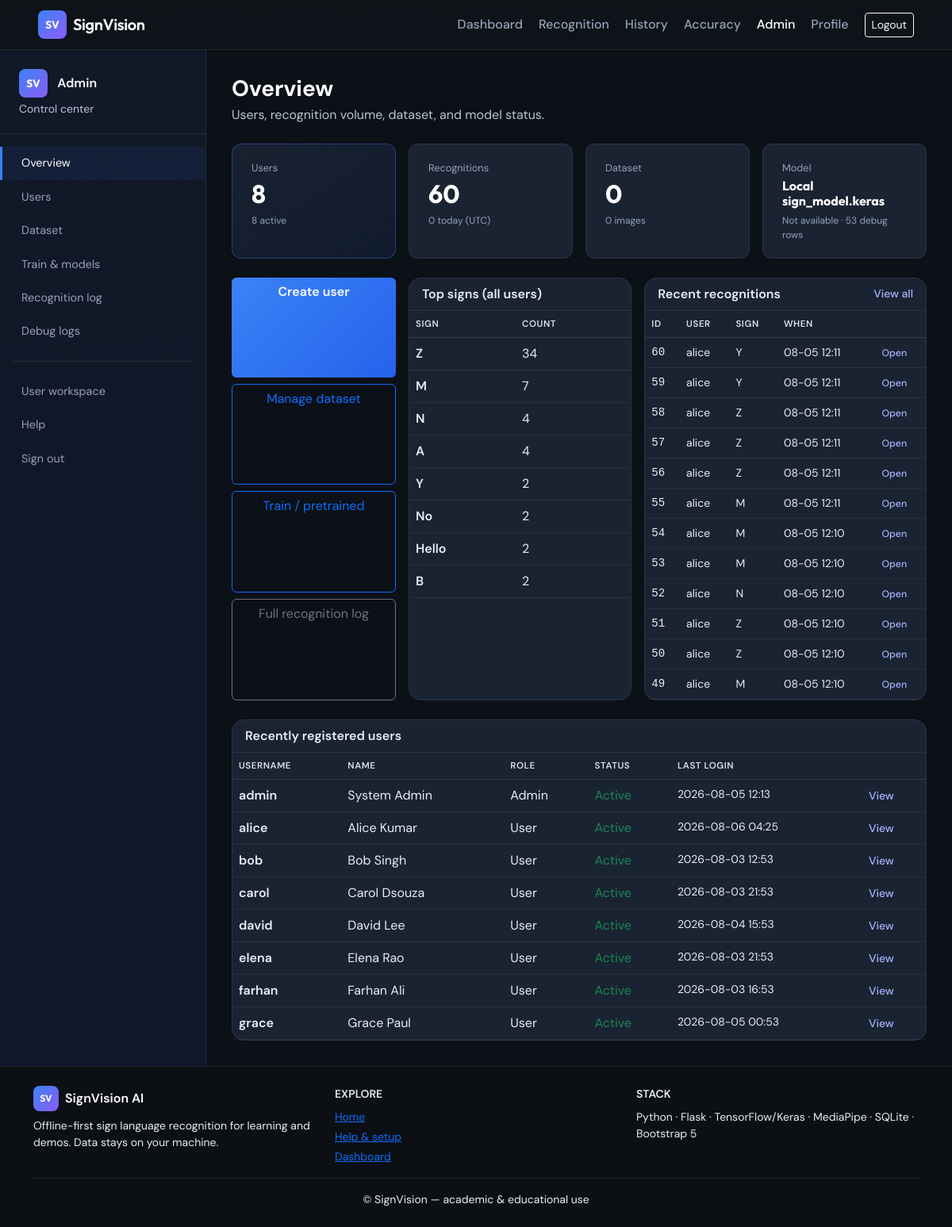
Page /admin/ (signed in) on the committed database.
### app/models.py (models this page shows, shortened)
class RecognitionHistory(db.Model):
    __tablename__ = "recognition_history"
    id = db.Column(db.Integer, primary_key=True)
    user_id = db.Column(db.Integer, db.ForeignKey("users.id"), nullable=False, index=True)
    predicted_sign = db.Column(db.String(64), nullable=False)
    confidence = db.Column(db.Float, nullable=False)
    created_at = db.Column(db.DateTime, default=datetime.utcnow, index=True)
    source = db.Column(db.String(32), default="webcam")
    user_note = db.Column(db.String(512), nullable=True)
    source_image_relpath = db.Column(db.String(512), nullable=True)

class User(UserMixin, db.Model):
    __tablename__ = "users"
    id = db.Column(db.Integer, primary_key=True)
    full_name = db.Column(db.String(120), nullable=False)
    email = db.Column(db.String(120), unique=True, nullable=False, index=True)
    username = db.Column(db.String(64), unique=True, nullable=False, index=True)
    password_hash = db.Column(db.String(256), nullable=False)
    is_admin = db.Column(db.Boolean, default=False)
    is_active = db.Column(db.Boolean, default=True)
    last_login = db.Column(db.DateTime)
    last_activity = db.Column(db.DateTime)
    created_at = db.Column(db.DateTime, default=datetime.utcnow)
    recognitions = db.relationship("RecognitionHistory", backref="user", lazy="dynamic")
    prediction_logs = db.relationship("PredictionLog", backref="user", lazy="dynamic")

### app/blueprints/admin.py (the view)
@bp.route("/")
def dashboard():
    total_users = User.query.count()
    active_users = User.query.filter_by(is_active=True).count()
    total_preds = RecognitionHistory.query.count()
    log_count = PredictionLog.query.count()
    today = datetime.utcnow().date()
    daily = RecognitionHistory.query.filter(
        RecognitionHistory.created_at >= datetime.combine(today, datetime.min.time())
    ).count()
    top = (
        db.session.query(
            RecognitionHistory.predicted_sign,
            func.count(RecognitionHistory.id).label("c"),
        )
        .group_by(RecognitionHistory.predicted_sign)
        .order_by(desc("c"))
        .limit(8)
        .all()
    )
    recent_users = User.query.order_by(desc(User.created_at)).limit(8).all()
    recent_recs = (
        RecognitionHistory.query.order_by(desc(RecognitionHistory.created_at)).limit(12).all()
    )
    counts = dataset_class_counts(current_app.config["DATASET_ROOT"])
    has_model = model_exists(current_app)
    _, _, inference_source = resolve_inference_paths(current_app.config)
    inference_label = (
        "Pretrained (ASL.h5)" if inference_source == "pretrained" else "Local sign_model.keras"
    )
    return render_template(
        "admin/dashboard.html",
        total_users=total_users,
        active_users=active_users,
        total_preds=total_preds,
        daily=daily,
        top_signs=top,
        recent_users=recent_users,
        recent_recs=recent_recs,
        dataset_classes=len(counts),
        total_dataset_images=sum(counts.values()),
        log_count=log_count,
        has_model=has_model,
        inference_label=inference_label,
    )

### app/blueprints/admin.py (called while the page is built)
@bp.before_request
def _require_admin():
    from flask import abort
    if not current_user.is_authenticated:
        return redirect(url_for("auth.login", next=request.path))
    if not current_user.is_admin:
        abort(403)

### app/helpers.py (called while the page is built, shortened)
def dataset_class_counts(dataset_root):
    out = {}
    if not os.path.isdir(dataset_root):
        return out
    return out

def model_exists(app):
    cfg = app.config
    if os.path.isfile(cfg.get("PRETRAINED_MODEL_PATH", "")):
        return True
    return os.path.isfile(cfg["MODEL_PATH"])

### app/ml/predictor.py (called while the page is built)
def resolve_inference_paths(cfg):
    pre = cfg.get("PRETRAINED_MODEL_PATH")
    if pre and os.path.isfile(pre):
        return pre, cfg.get("PRETRAINED_META_PATH"), "pretrained"
    return cfg["MODEL_PATH"], cfg["MODEL_META_PATH"], "trained"

### templates/admin/dashboard.html (shortened to what this page needs)
{% extends "admin/base_admin.html" %}
{% block admin_header %}
<div class="mb-4">
  <h1 class="h3 fw-bold text-white mb-1">Overview</h1>
  <p class="admin-text-subtle mb-0">Users, recognition volume, dataset, and model status.</p>
</div>
{% endblock %}
{% block admin_body %}
<div class="row g-3 mb-4">
  <div class="col-6 col-lg-3">
    <div class="stat-tile stat-tile-highlight h-100">
      <p class="mb-1">Users</p>
      <h3 class="fs-2 mb-0">{{ total_users }}</h3>
      <span class="stat-tile-sub">{{ active_users }} active</span>
    </div>
  </div>
  <div class="col-6 col-lg-3">
    <div class="stat-tile h-100">
      <p class="mb-1">Recognitions</p>
      <h3 class="fs-2 mb-0">{{ total_preds }}</h3>
      <span class="stat-tile-sub">{{ daily }} today (UTC)</span>
    </div>
  </div>
  <div class="col-6 col-lg-3">
    <div class="stat-tile h-100">
      <p class="mb-1">Dataset</p>
      <h3 class="fs-2 mb-0">{{ dataset_classes }}</h3>
      <span class="stat-tile-sub">{{ total_dataset_images }} images</span>
    </div>
  </div>
  <div class="col-6 col-lg-3">
    <div class="stat-tile h-100">
      <p class="mb-1">Model</p>
      <h3 class="fs-6 mb-0">{{ inference_label }}</h3>
      <span class="stat-tile-sub">{% if has_model %}Ready{% else %}Not available{% endif %} · {{ log_count }} debug rows</span>
    </div>
  </div>
</div>
<div class="row g-3 mb-4">
  <div class="col-md-6 col-xl-3 d-grid gap-2">
    <a class="btn btn-accent" href="{{ url_for('admin.user_create') }}">Create user</a>
    <a class="btn btn-outline-primary" href="{{ url_for('admin.dataset') }}">Manage dataset</a>
    <a class="btn btn-outline-primary" href="{{ url_for('admin.train') }}">Train / pretrained</a>
    <a class="btn btn-outline-secondary" href="{{ url_for('admin.history') }}">Full recognition log</a>
  </div>
  <div class="col-lg-6 col-xl-4">
    <div class="card card-app h-100">
      <div class="card-header">Top signs (all users)</div>
      <div class="card-body p-0">
        <table class="table table-dark-custom mb-0 admin-table">
          <thead><tr><th>Sign</th><th>Count</th></tr></thead>
          <tbody>
            {% for s, c in top_signs %}
            <tr><td class="fw-semibold">{{ s }}</td><td>{{ c }}</td></tr>
            {% else %}
            <tr><td colspan="2" class="admin-text-subtle p-3">No data yet.</td></tr>
            {% endfor %}
          </tbody>
        </table>
      </div>
    </div>
  </div>
  <div class="col-lg-6 col-xl-5">
    <div class="card card-app h-100">
      <div class="card-header d-flex justify-content-between align-items-center">
        <span>Recent recognitions</span>
        <a href="{{ url_for('admin.history') }}" class="small admin-link">View all</a>
      </div>
      <div class="card-body p-0 table-responsive">
        <table class="table table-dark-custom mb-0 admin-table small">
          <thead><tr><th>ID</th><th>User</th><th>Sign</th><th>When</th><th></th></tr></thead>
          <tbody>
            {% for r in recent_recs %}
            <tr>
              <td class="font-monospace">{{ r.id }}</td>
              <td>{% if r.user %}{{ r.user.username }}{% else %}{{ r.user_id }}{% endif %}</td>
              <td>{{ r.predicted_sign }}</td>
              <td class="admin-text-subtle">{{ r.created_at.strftime('%m-%d %H:%M') if r.created_at else '—' }}</td>
              <td><a class="admin-link small" href="{{ url_for('admin.history_record', rid=r.id) }}">Open</a></td>
            </tr>
            {% else %}
            <tr><td colspan="5" class="admin-text-subtle p-3">No records.</td></tr>
            {% endfor %}
          </tbody>
        </table>
      </div>
    </div>
  </div>
</div>
<div class="card card-app">
  <div class="card-header">Recently registered users</div>
  <div class="card-body p-0 table-responsive">
    <table class="table table-dark-custom mb-0 admin-table">
      <thead><tr><th>Username</th><th>Name</th><th>Role</th><th>Status</th><th>Last login</th><th></th></tr></thead>
      <tbody>
        {% for u in recent_users %}
        <tr>
          <td class="fw-semibold">{{ u.username }}</td>
          <td>{{ u.full_name }}</td>
          <td>{% if u.is_admin %}Admin{% else %}User{% endif %}</td>
          <td>{% if u.is_active %}<span class="text-success">Active</span>{% else %}Inactive{% endif %}</td>
          <td class="admin-text-subtle small">{{ u.last_login.strftime('%Y-%m-%d %H:%M') if u.last_login else '—' }}</td>
          <td><a class="admin-link small" href="{{ url_for('admin.user_detail', uid=u.id) }}">View</a></td>
        </tr>
        {% endfor %}
      </tbody>
    </table>
  </div>
</div>
{% endblock %}

### static/css/app.css (style rules this page uses)
:root { --app-bg: #0f1419; --app-surface: #1a2332; --app-border: rgba(255, 255, 255, 0.08); --accent: #3b82f6; --accent-2: #8b5cf6; --text: #e8eef4; --muted: #94a3b8; }
.app-body { min-height: 100vh; display: flex; flex-direction: column; background: linear-gradient(180deg, #0b0f14 0%, #121a24 40%, #0f1419 100%); color: var(--text); font-family: "DM Sans", system-ui, sans-serif; }
.btn-accent { background: linear-gradient(135deg, var(--accent), #2563eb); border: none; color: #fff; font-weight: 600; }
.card-app { background: var(--app-surface); border: 1px solid var(--app-border); border-radius: 1rem; color: var(--text); }
.card-app .card-header { background: transparent; border-bottom: 1px solid var(--app-border); font-weight: 600; }
.table-dark-custom { --bs-table-bg: transparent; color: var(--text); }
.table-dark-custom thead { color: var(--muted); font-size: 0.8rem; text-transform: uppercase; letter-spacing: 0.04em; }
.stat-tile { background: var(--app-surface); border: 1px solid var(--app-border); border-radius: 0.75rem; padding: 1.25rem 1.5rem; }
.stat-tile h3 { font-family: "Outfit", sans-serif; font-weight: 700; margin: 0; color: #fff; }
.stat-tile p { margin: 0; font-size: 0.8rem; color: var(--muted); }
.stat-tile-highlight { border-color: rgba(59, 130, 246, 0.35); background: linear-gradient(145deg, rgba(26, 35, 50, 0.95), rgba(59, 130, 246, 0.1)); }
.stat-tile-sub { display: block; font-size: 0.75rem; color: var(--muted); margin-top: 0.35rem; }
.admin-panel .admin-text-subtle { color: var(--admin-subtle) !important; }
.admin-panel .admin-table thead th { color: #d8e0ea !important; font-weight: 600; font-size: 0.72rem; letter-spacing: 0.05em; text-transform: uppercase; border-bottom-color: rgba(255, 255, 255, 0.12); }
.admin-panel .admin-table tbody td { color: var(--admin-readable) !important; border-color: rgba(255, 255, 255, 0.06); }
.admin-panel .admin-link { color: #a5b4fc !important; font-weight: 500; text-decoration: none; }

### rows in the picture
RecognitionHistory: id "60", user.username "alice", predicted_sign "Y", created_at "08-05 12:11"
RecognitionHistory: id "59", user.username "alice", predicted_sign "Y", created_at "08-05 12:11"
RecognitionHistory: id "58", user.username "alice", predicted_sign "Z", created_at "08-05 12:11"
RecognitionHistory: id "57", user.username "alice", predicted_sign "Z", created_at "08-05 12:11"
RecognitionHistory: id "56", user.username "alice", predicted_sign "Z", created_at "08-05 12:11"
RecognitionHistory: id "55", user.username "alice", predicted_sign "M", created_at "08-05 12:11"
RecognitionHistory: id "54", user.username "alice", predicted_sign "M", created_at "08-05 12:10"
RecognitionHistory: id "53", user.username "alice", predicted_sign "M", created_at "08-05 12:10"
RecognitionHistory: id "52", user.username "alice", predicted_sign "N", created_at "08-05 12:10"
RecognitionHistory: id "51", user.username "alice", predicted_sign "Z", created_at "08-05 12:10"
RecognitionHistory: id "50", user.username "alice", predicted_sign "Z", created_at "08-05 12:10"
RecognitionHistory: id "49", user.username "alice", predicted_sign "M", created_at "08-05 12:10"
User: username "admin", full_name "System Admin", is_admin "Admin", is_active "Active", last_login "2026-08-05 12:13"
User: username "alice", full_name "Alice Kumar", is_admin "User", is_active "Active", last_login "2026-08-06 04:25"
User: username "bob", full_name "Bob Singh", is_admin "User", is_active "Active", last_login "2026-08-03 12:53"
User: username "carol", full_name "Carol Dsouza", is_admin "User", is_active "Active", last_login "2026-08-03 21:53"
User: username "david", full_name "David Lee", is_admin "User", is_active "Active", last_login "2026-08-04 15:53"
User: username "elena", full_name "Elena Rao", is_admin "User", is_active "Active", last_login "2026-08-03 21:53"
User: username "farhan", full_name "Farhan Ali", is_admin "User", is_active "Active", last_login "2026-08-03 16:53"
User: username "grace", full_name "Grace Paul", is_admin "User", is_active "Active", last_login "2026-08-05 00:53"

### other values in the picture
{{ total_users }} "8"
{{ active_users }} "8"
{{ total_preds }} "60"
{{ daily }} "0"
{{ dataset_classes }} "0"
{{ total_dataset_images }} "0"
{{ inference_label }} "Local sign_model.keras"
{{ log_count }} "53"
{{ s }} "Z" "M" "N" "A" "Y" "No" "Hello" "B"
{{ c }} "34" "7" "4" "4" "2" "2" "2" "2"
